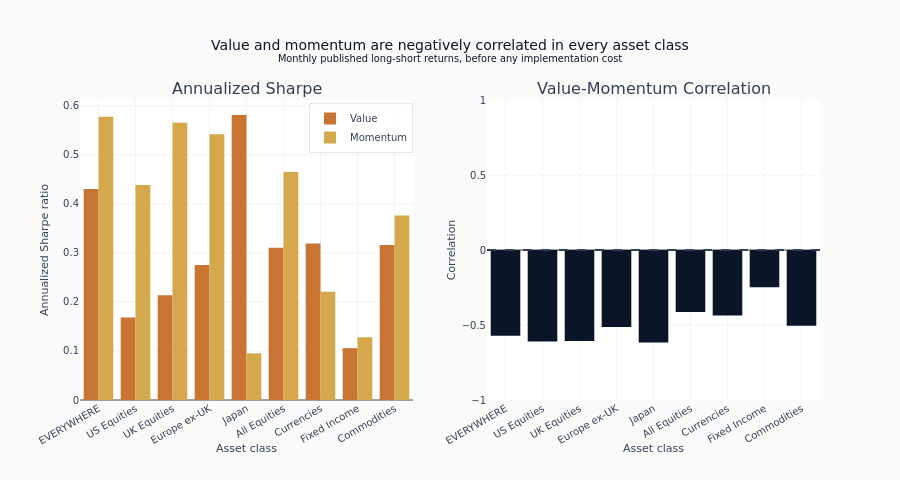

Notebook code for this chart:
### Code cell
show_plotly_with_alt(
    fig,
    "Two panels by asset class: annualized Sharpe ratios for value and momentum side by side on the left, and their correlation on the right, every bar on the right below zero.",
)

### Figure 1 — Plotly figure (JSON) as saved in the notebook; plotly's stock layout.template omitted (floating-point values rounded to 4 significant figures)
{"data": [{"marker": {"color": "#C87533"}, "name": "Value", "type": "bar", "x": ["EVERYWHERE", "US Equities", "UK Equities", "Europe ex-UK", "Japan", "All Equities", "Currencies", "Fixed Income", "Commodities"], "xaxis": "x", "y": [0.4302, 0.1682, 0.2137, 0.2754, 0.581, 0.3102, 0.3192, 0.1057, 0.316], "yaxis": "y"}, {"marker": {"color": "#D4A84B"}, "name": "Momentum", "type": "bar", "x": ["EVERYWHERE", "US Equities", "UK Equities", "Europe ex-UK", "Japan", "All Equities", "Currencies", "Fixed Income", "Commodities"], "xaxis": "x", "y": [0.5772, 0.4384, 0.5652, 0.5415, 0.09512, 0.4649, 0.2207, 0.128, 0.3759], "yaxis": "y"}, {"marker": {"color": ["#0a1628", "#0a1628", "#0a1628", "#0a1628", "#0a1628", "#0a1628", "#0a1628", "#0a1628", "#0a1628"]}, "name": "Correlation", "showlegend": false, "type": "bar", "x": ["EVERYWHERE", "US Equities", "UK Equities", "Europe ex-UK", "Japan", "All Equities", "Currencies", "Fixed Income", "Commodities"], "xaxis": "x2", "y": [-0.5723, -0.6094, -0.6062, -0.514, -0.6163, -0.4137, -0.4367, -0.2479, -0.5042], "yaxis": "y2"}], "layout": {"annotations": [{"font": {"size": 16}, "showarrow": false, "text": "Annualized Sharpe", "x": 0.225, "xanchor": "center", "xref": "paper", "y": 1.0, "yanchor": "bottom", "yref": "paper"}, {"font": {"size": 16}, "showarrow": false, "text": "Value-Momentum Correlation", "x": 0.775, "xanchor": "center", "xref": "paper", "y": 1.0, "yanchor": "bottom", "yref": "paper"}], "barmode": "group", "height": 480, "legend": {"x": 0.45, "xanchor": "right", "y": 0.99, "yanchor": "top"}, "shapes": [{"line": {"color": "#334155", "dash": "dash"}, "type": "line", "x0": 0, "x1": 1, "xref": "x2 domain", "y0": 0, "y1": 0, "yref": "y2"}], "title": {"text": "Value and momentum are negatively correlated in every asset class<br><sup>Monthly published long-short returns, before any implementation cost</sup>"}, "xaxis": {"anchor": "y", "domain": [0.0, 0.45], "tickangle": -30, "title": {"text": "Asset class"}}, "xaxis2": {"anchor": "y2", "domain": [0.55, 1.0], "tickangle": -30, "title": {"text": "Asset class"}}, "yaxis": {"anchor": "x", "domain": [0.0, 1.0], "title": {"text": "Annualized Sharpe ratio"}}, "yaxis2": {"anchor": "x2", "domain": [0.0, 1.0], "range": [-1, 1], "title": {"text": "Correlation"}}}}
